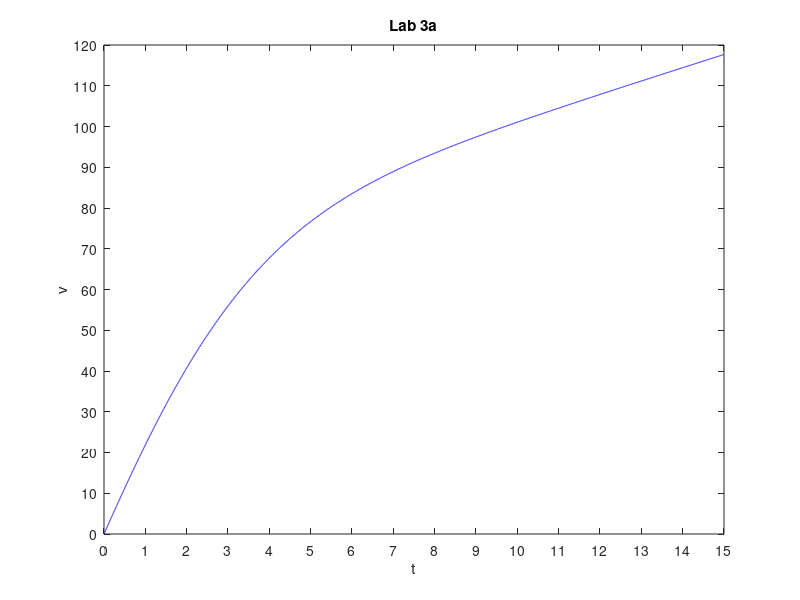

Source code (MATLAB):
%JJ Juarez
%CSC 2262
%CSC226234
%Lab3a

c = .0016;
t = 0:.001:15;
w0 = 0;
f = @(t, v)((3*t^2 + 6*t + 150) / sqrt(t^2 + 4*t + 20)) - c*v^2;
options = odeset('Reltol', 1e-7, 'AbsTol', 1e-7);
[t, v] = ode45(f, t, w0, options);
v = v * 60 / 88;
plot(t, v, 'b');
axis([0 15 0 120]);
set(gca, 'xtick', 0:15);
set(gca, 'ytick', 0:10:120);
xlabel('t');
ylabel('v');
title('Lab 3a');